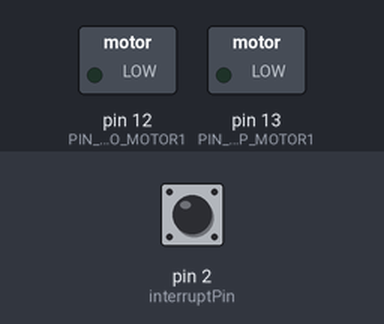
Bench run of a sketch on a simulated Arduino Uno, built with avr-gcc and run on an emulated ATmega328P. On the bench: switched loads named in the sketch (green lamp = pin HIGH). Dashed ring = blinking. Inputs (shaded band) come from the test bench; at power-on: pin 2 (interruptPin) HIGH.

Above: at 1.2 s.
1.3 s: pin 2 (interruptPin) pulled LOW for 0.15 s
At 1.55 s:
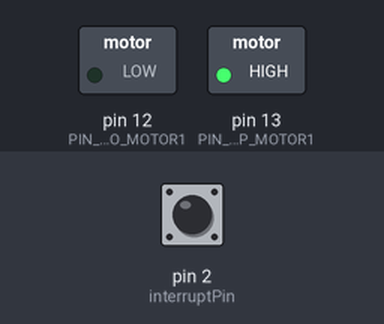
4.3 s: pin 2 (interruptPin) pulled LOW for 1 s
At 7.0 s:
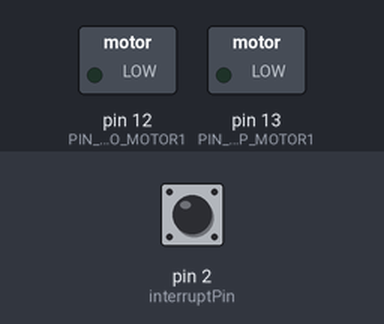
7.3 s: pin 2 (interruptPin) pulled LOW for 3.2 s
At 7.65 s:
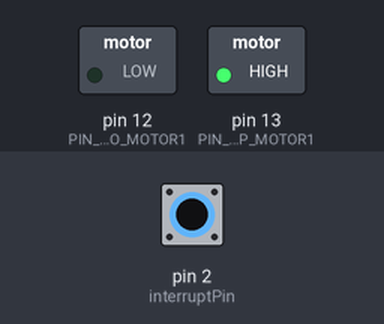
Timing chart, 0 to 10.6 s (numbered marks = the images above; inputs shaded):
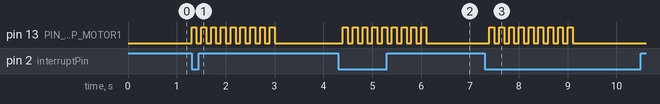

The sketch:

Programa_motores_v2.ino
```cpp
unsigned long interval = 100000;
unsigned long previousMicros;
unsigned long contPasos = 0;


const byte interruptPin = 2;

/* configracion de pines del motor 1*/

#define PIN_STEP_MOTOR1 13
#define PIN_SENTIDO_MOTOR1 12
#define PIN_ENTRADA_DER 6
#define PIN_ENTRADA_IZQ 7  // CAMBIAR EN EL PROGRMA DEL DRIVE
#define CANT_PASOS_MOTOR1 10

/* configracion de pines del sensor 1*/
#define PIN_ENTRADA_SENSOR1 11


bool habilito_motor1 = 0;
bool state = false;
bool DER = 1;
bool IZQ = 0;

typedef enum
{
  EST_INICIAL = 0,
  EST_WAIT,
  EST_GIRO_DER,
  EST_GIRO_IZQ
}estMef_motor1_enum;


typedef enum
{
  EST_SENSOR1_INIT = 0,
  EST_SENSOR1_OFF,
  EST_SENSOR1_ON
}estMef_sensor1_enum;

void setup()
{
   // Capturar el primer millis
   previousMicros = micros();

   /*pines del motor 1*/
   pinMode(PIN_STEP_MOTOR1, OUTPUT);
   pinMode(PIN_SENTIDO_MOTOR1, OUTPUT);
   pinMode(PIN_ENTRADA_DER, INPUT_PULLUP);
   pinMode(PIN_ENTRADA_IZQ, INPUT_PULLUP);

   /* Interrupcion de sensores*/
   pinMode(interruptPin, INPUT_PULLUP);
   attachInterrupt(digitalPinToInterrupt(interruptPin), juancarlos, FALLING);


}
void loop() {
  mef_motor1();
  //mef_sensor1();
}

void mef_motor1 (void)
{
  static estMef_motor1_enum estMef_motor1 = EST_INICIAL;

  switch (estMef_motor1)
  {
    case EST_INICIAL:
      digitalWrite(PIN_SENTIDO_MOTOR1, LOW); //Inicializo la direccion
      digitalWrite(PIN_STEP_MOTOR1, LOW);
     //pensar logica para que se alinee
      estMef_motor1 = EST_WAIT;
    break;

    case EST_WAIT:
//      if(habilito_motor1)
//      {
//        estMef_motor1 = EST_GIRO_DER;
//      }
      if(habilito_motor1)
      {
        estMef_motor1 = EST_GIRO_IZQ; // ACA HAY QUE CAMBIAR POR IZQ EN EL DRIVE
      }
    break;

    case EST_GIRO_DER:
        giraMotor(DER, CANT_PASOS_MOTOR1);//girar para la derecha

        if(contPasos == CANT_PASOS_MOTOR1)
        {
          estMef_motor1 = EST_WAIT;
          contPasos = 0;
          habilito_motor1 = 0;
          digitalWrite(PIN_STEP_MOTOR1, LOW);
        }
    break;

    case EST_GIRO_IZQ:
        giraMotor(IZQ, CANT_PASOS_MOTOR1); // girar para la izquierda

        if(contPasos == CANT_PASOS_MOTOR1)
        {
          estMef_motor1 = EST_WAIT;
          contPasos = 0;
          habilito_motor1 = 0;
          digitalWrite(PIN_STEP_MOTOR1, LOW);
        }
    break;

    default:
      estMef_motor1 = EST_WAIT;
    break;
  }
}
void juancarlos(void)
{
  habilito_motor1 = 1;
}

void mef_sensor1 (void)
{
    static estMef_sensor1_enum estMef_sensor1 = EST_SENSOR1_INIT;

    switch (estMef_sensor1)
    {
      case EST_SENSOR1_INIT:
      estMef_sensor1 = EST_SENSOR1_OFF;
      break;

      case EST_SENSOR1_OFF:
      if(!digitalRead(PIN_ENTRADA_SENSOR1))
      {
        habilito_motor1 = 1;
        estMef_sensor1 = EST_SENSOR1_ON;
      }
      break;

      case EST_SENSOR1_ON:
      if(digitalRead(PIN_ENTRADA_SENSOR1))
      {
        estMef_sensor1 = EST_SENSOR1_OFF;
      }
      break;

      default:
      estMef_sensor1 = EST_SENSOR1_OFF;
      break;
    }

}


void giraMotor(bool SENTIDO, unsigned long PASOS)
{
   unsigned long currentMicros = micros();

   if (((unsigned long)(currentMicros - previousMicros) >= interval) && (contPasos < PASOS+1))
   {
       state = !state;
       if (state)
       {
       digitalWrite(PIN_SENTIDO_MOTOR1, SENTIDO);
       digitalWrite(PIN_STEP_MOTOR1, HIGH);
       contPasos ++;
       }

       if (!state)
       {
       digitalWrite(PIN_STEP_MOTOR1, LOW);
       }
       previousMicros = micros();
   }
}
```

Measured:
- after the input at 1.3 s, pin 13 (PIN_STEP_MOTOR1): alternates HIGH for 0.10 s and LOW for 0.10 s, 18 changes in all, then stays LOW, starting at once
- after the input at 4.3 s, pin 13 (PIN_STEP_MOTOR1): alternates HIGH for 0.10 s and LOW for 0.10 s, 18 changes in all, then stays LOW, starting after 0.10 s
- after the input at 7.3 s, pin 13 (PIN_STEP_MOTOR1): alternates HIGH for 0.10 s and LOW for 0.10 s, 18 changes in all, then stays LOW, starting after 0.10 s
